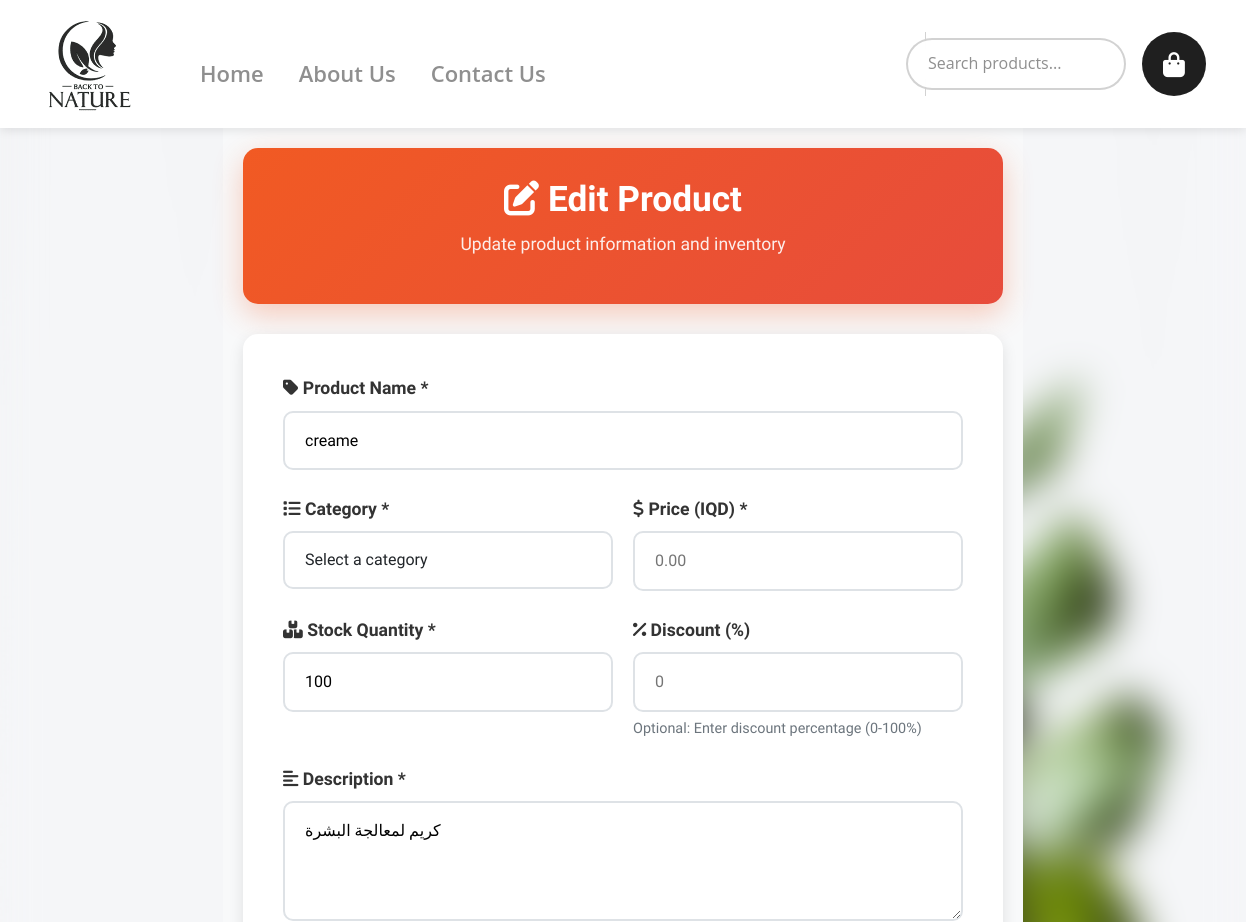
The app's page /dashboard/edit-product/1/ (upper part), older data.
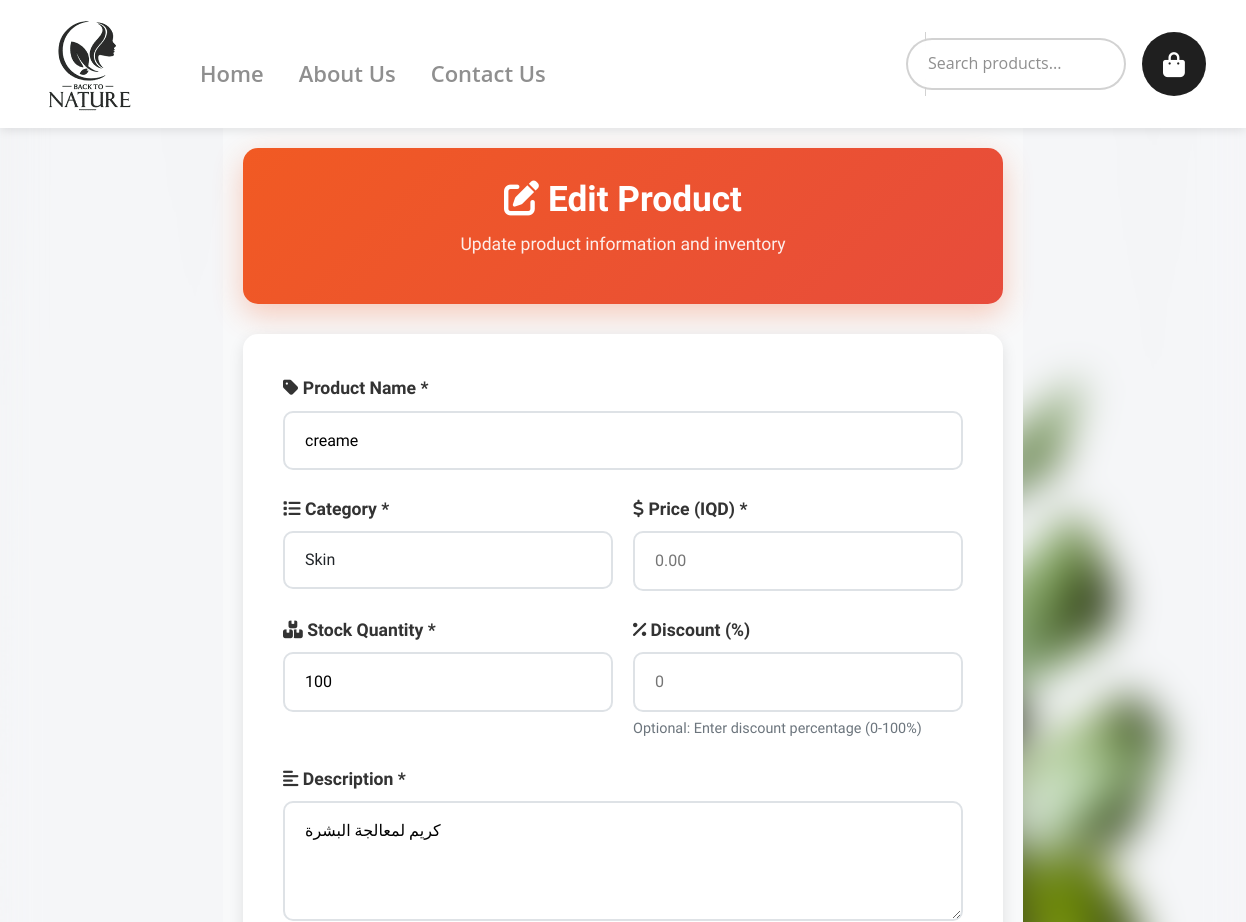
The same page, newer data.
### core/models.py (models this page shows, shortened)
class Product(models.Model):
    name = models.CharField(max_length=100)
    price = models.DecimalField(max_digits=10, decimal_places=2)
    description = models.TextField()
    category = models.CharField(max_length=100)
    stock = models.IntegerField()
    is_available = models.BooleanField(default=True)
    discount = models.DecimalField(max_digits=10, decimal_places=2, null=True, blank=True)
    created_at = models.DateTimeField(auto_now_add=True)
    updated_at = models.DateTimeField(auto_now=True)
    image = models.ImageField(upload_to='products/', null=True, blank=True)

### core/views.py (the view)
# urls.py: path('dashboard/edit-product/<int:product_id>/', edit_product, name='edit_product'),
def edit_product(request, product_id):
    product = get_object_or_404(Product, id=product_id)
    if request.method == 'POST':
        form = ProductForm(request.POST, request.FILES, instance=product)
        if form.is_valid():
            product = form.save()
            messages.success(request, f'Product "{product.name}" has been updated successfully!')
            return redirect('dashboard')
    else:
        form = ProductForm(instance=product)
    context = {
        'current_page': 'dashboard',
        'form': form,
        'product': product
    }
    return render(request, 'product_form.html', context)

### core/cart.py (called while the page is built)
    def get_total_items(self):
        return sum(item['quantity'] for item in self.cart.values())

### core/context_processors.py (called while the page is built)
def cart_context(request):
    cart = CartManager(request)
    cart_total_items = cart.get_total_items()
    return {
        'cart_total_items': cart_total_items,
        'cart_has_items': cart_total_items > 0,
    }

### templates/product_form.html (shortened to what the changed rows need)
{% extends 'base.html' %}
{% load static %}
{% block content %}
<div class="form-container">
    <div class="form-header">
        <h1 class="form-title">
            {% if product %}
                <i class="fas fa-edit"></i>
                Edit Product
            {% else %}
                <i class="fas fa-plus-circle"></i>
                Add New Product
            {% endif %}
        </h1>
    </div>
    <div class="form-card">
        <form method="post" enctype="multipart/form-data" id="productForm">
            <div class="form-group">
                <label for="id_name" class="form-label">
                    <i class="fas fa-tag"></i>
                    Product Name *
                </label>
                <input type="text"
                       name="name"
                       id="id_name"
                       class="form-input"
                       value="{{ form.name.value|default:'' }}"
                       placeholder="Enter product name"
                       required>
            </div>
            <div class="form-row">
                <div class="form-group">
                    <label for="id_category" class="form-label">
                        <i class="fas fa-list"></i>
                        Category *
                    </label>
                    <select name="category"
                            id="id_category"
                            class="form-select"
                            required>
                        <option value="">Select a category</option>
                        <option value="Skin" {% if form.category.value == 'Skin' %}selected{% endif %}>Skin</option>
                    </select>
                </div>
            </div>
            <div class="form-group">
                <label for="id_description" class="form-label">
                    <i class="fas fa-align-left"></i>
                    Description *
                </label>
                <textarea name="description"
                          id="id_description"
                          class="form-input form-textarea"
                          placeholder="Enter detailed product description"
                          required>{{ form.description.value|default:'' }}</textarea>
            </div>
        </form>
    </div>
</div>
{% endblock %}

Row changes from the older to the newer data that the page shows:
changed Product "creame": category (not shown) → "Skin"
Text that changed along with them:
form field category: "Select a category" → (not shown)
